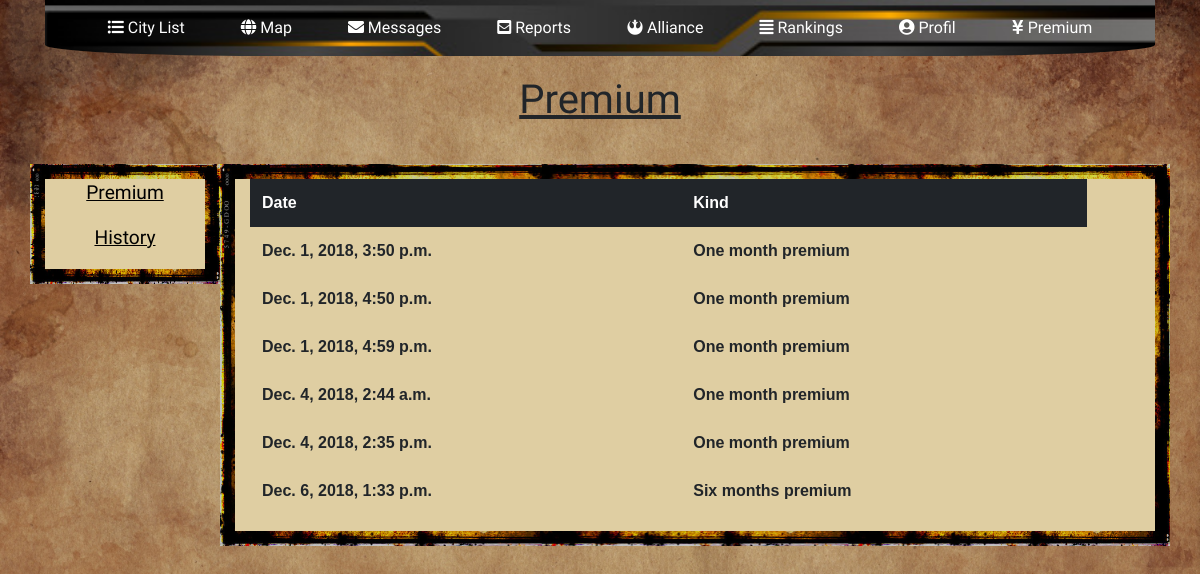
Before: /premium/historia/ (signed in) with the older database file.
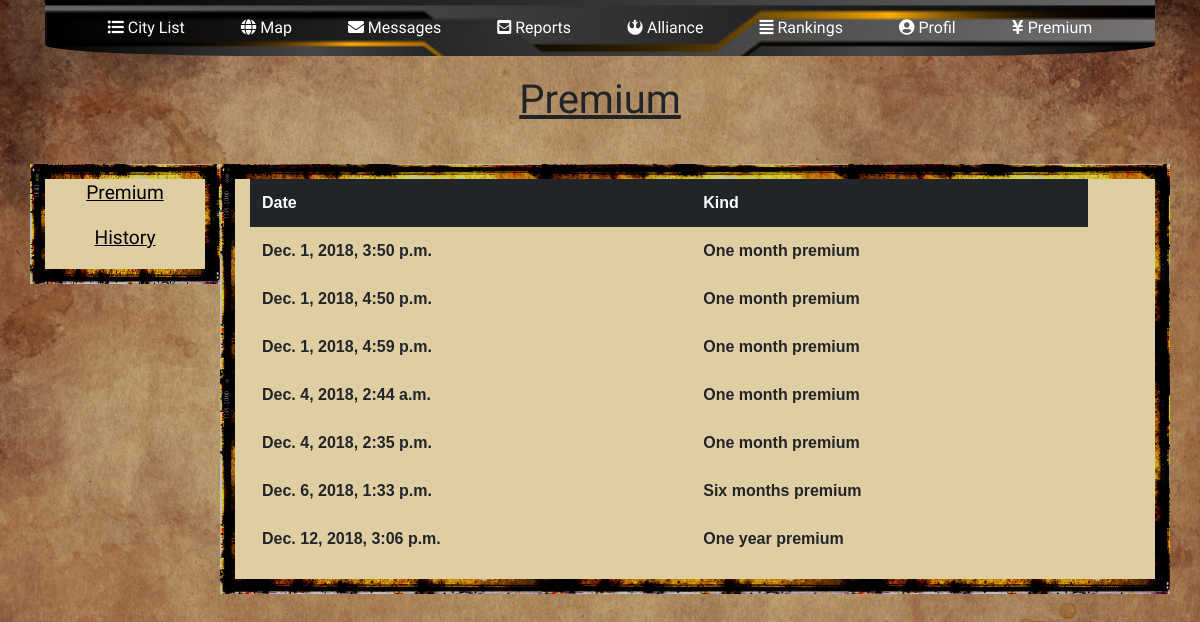
After: the same page with the newer database file.
### premium/models.py (models this page shows)
class Tranzakcja(models.Model):
    buyer = models.ForeignKey(User, on_delete=models.CASCADE)
    type_of_premium = models.IntegerField(default=1)
    buying_date = models.DateTimeField(default=timezone.now)

### premium/views.py (the view)
# urls.py: path('historia/', views.premium_history, name='premium_history'),
@login_required(login_url=main_page)
def premium_history(request):
    user = request.user
    tranzakcje = Tranzakcja.objects.all().filter(buyer=user)
    return render(request, 'platnosci.html', {'tranzakcje': tranzakcje})

### premium/templates/platnosci.html (shortened to what this page needs)
<!doctype html>
<html lang="en">
<head>
    {% load static %}
    <link rel="stylesheet" href="https://stackpath.bootstrapcdn.com/bootstrap/4.1.3/css/bootstrap.min.css">
    <link rel="stylesheet" href="{% static 'premium/premiumCss.css' %}">
    <link rel="stylesheet" href="https://use.fontawesome.com/releases/v5.5.0/css/all.css">
</head>
<body>
    <div class="container">
        <nav class="navbar navbar-expand-lg navbar-dark center">
            <div class="custom-center">
                <div class="collapse navbar-collapse" id="navbarNav">
                    <ul class="navbar-nav">
                        <li class="nav-item active">
                            <a class="nav-link" href="../../miasto/city_list/"><i class="fas fa-list-ul"></i> City List</a>
                        </li>
                        <li class="nav-item active">
                            <a class="nav-link" href="../../mapa/"><i class="fas fa-globe"></i> Map</a>
                        </li>
                        <li class="nav-item active">
                            <a class="nav-link" href="../../wiadomosci/"><i class="fas fa-envelope"></i> Messages</a>
                        </li>
                        <li class="nav-item active">
                            <a class="nav-link" href="../../raporty/"><i class="fas fa-envelope-square"></i> Reports</a>
                        </li>
                        <li class="nav-item active">
                            <a class="nav-link" href="../../sojusz/"><i class="fab fa-rebel"></i> Alliance</a>
                        </li>
                        <li class="nav-item active">
                            <a class="nav-link" href="../../rankingi/"><i class="fas fa-align-justify"></i> Rankings</a>
                        </li>
                        <li class="nav-item active">
                            <a class="nav-link" href="../../profil/"><i class="fas fa-user-circle"></i> Profil</a>
                        </li>
                        <li class="nav-item active">
                            <a class="nav-link" href="../../premium/"><i class="fas fa-yen-sign"></i> Premium</a>
                        </li>
                    </ul>
                </div>
            </div>
        </nav>
    </div>
    <h1 class="text-center" style="font-family: 'Lobster', sans-serif; margin: 20px;"><u>Premium </u></h1>
    <div class="container">
        <div class="row">
            <div class="col-lg-2 premiumPanel text-center">
                <p class="premiumText"><a href="../"><u>Premium</u></a></p>
                <p class="premiumText"><a href=""><u>History</u></a></p>
            </div>
            <div class="col-lg-10 premiumPanel text-center">
                <table class="table table-borderless table-hover">
                    <thead class="thead-dark">
                    <tr>
                        <th>Date</th>
                        <th>Kind</th>
                    </tr>
                    </thead>
                    {% for tranzakcja in tranzakcje %}
                    <tr>
                        <td>{{ tranzakcja.buying_date }}</td>
                        {% if tranzakcja.type_of_premium == 1%}
                        <td>One month premium</td>
                        {% endif %}
                        {% if tranzakcja.type_of_premium == 2%}
                        <td>Six months premium</td>
                        {% endif %}
                        {% if tranzakcja.type_of_premium == 3%}
                        <td>One year premium</td>
                        {% endif %}
                        <td>{{ message.created_date }}</td>
                    </tr>
                    {% endfor %}
                </table>
            </div>
        </div>
    </div>
</body>
</html>

Changed rows visible on the page:
added Tranzakcja: buying_date "Dec. 12, 2018, 3:06 p.m.", type_of_premium "One year premium"
